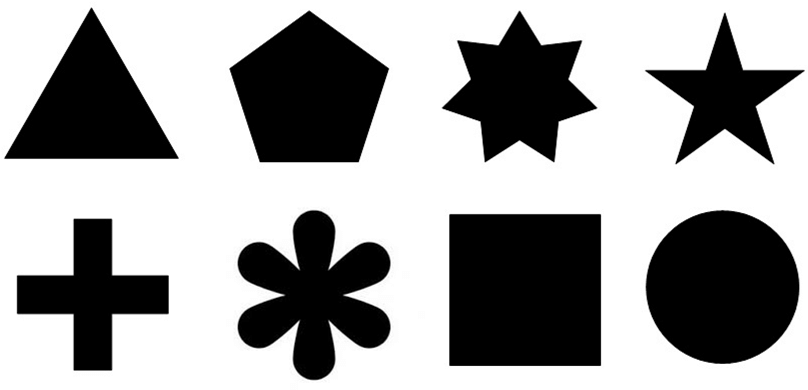
#> input picture Talleres/S20_taller/S20_taller_JCRuiz_DanielRambaut/images/Simple-figures.png, 808 x 390 px; its folder holds only this picture in this run
$ jupyter execute --allow-errors Taller_descriptores1.ipynb   (shell and % lines are left out)   (older library calls are emulated)
#> lines starting #> are read from the running program, lines starting #| are printed output that depends on the picture; after the words box and inside, x2 and y2 are one past the last pixel; in counts of white or black regions, pixels touching at a corner belong together
# Taller de Descriptores I

[cell 1]
# Imports
from skimage import io
import os
from os.path import join
import numpy as np
from skimage.color import label2rgb, rgb2gray
from skimage import feature
from skimage import img_as_ubyte
from skimage.measure import label, find_contours, moments_central, moments_normalized, moments_hu
import matplotlib.pyplot as plt
from scipy.spatial import distance_matrix
from skimage.measure import regionprops, regionprops_table
import pandas as pd
import seaborn as sns
from sklearn.decomposition import PCA
import plotly.express as px
from scipy.stats import skew, kurtosis, entropy

from skimage.feature import greycomatrix

[cell 2]
import skimage
skimage.__version__

## Algunas funciones y modulos interesantes

Usaremos para extraer "algunos descriptores" algunos módulos de `scikit-image`. Uno de los más frecuentes será `skimage.measure`, donde encontraremos implementaciones de conectar regiones (`label`), encontrar contornos (`find_contours`), encontrar diversos descriptores geométricos (`regionprops`, y `regionprops_table`), diferentes momentos (`moments`, `moments_central`, `moments_coords`, etc.), entre otros.

Otro módulo relacionado con extracción de características es `skimage.feature`, el cuál tiene muchos descriptores (más alla de lo que hemos visto y otros que veremos). Especialmente, usaremos `greycomatrix` y `greycoprops`.

## Imagen con figuras simples para practicar
Usaremos una imagen con figuras simples para extraer algunos descriptores geométricos.  Cargue la imagen de `Simple-figures.png`

[cell 3]
DIR = "images"
I = io.imread(join(DIR, "Simple-figures.png"))
#> I is the input picture: shape (390, 808, 3); min 0, max 255, mean 160.4
io.imshow(I);

Realice una segmentación básica para obtener una máscara como muestra la siguiente figura (blanco figuras, negro fondo):

[cell 4]
seg = I < 100
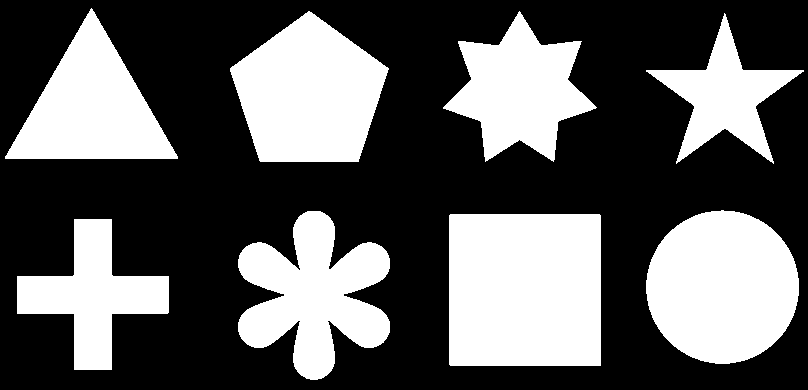
#> seg: shape (390, 808, 3) bool; 36.9% white; 8 white regions, largest, box (x1, y1, x2, y2) and area: (449, 214, 601, 366) 23101, (646, 210, 799, 364) 18388, (230, 11, 389, 162) 16676
plt.imshow(seg, cmap = 'gray')

### (1)  Implemente algunos descriptores básicos

- Calcule el área de cada objeto (podría encontrar útil usar `skimage.measure.label` para separar las regiones)
- Encuentre el contorno de cada objeto usando `find_contours`.
- A partir del contorno determine el perímetro de cada objeto, el diámetro equivalente (o longitud el eje mayor) y la longitud del eje menor. Con esto determine la excentricidad.

[cell 5]
etiquetas = label(seg)
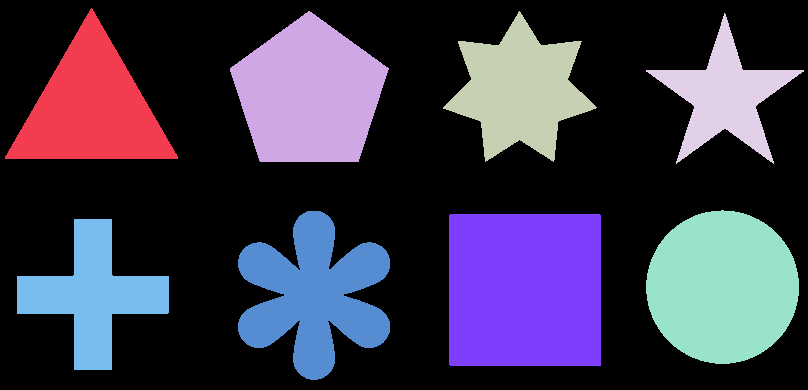
#> etiquetas: shape (390, 808, 3) int32; 9 distinct labels, from 0 to 8; one colour per label, 0 black
area = []
for i in range(1,9):
    aux = np.sum(etiquetas == i)
    area.append(aux)
#> this loop made 8 passes
#> aux on passes 1 to 8: 39867, 50028, 36168, 24021, 55164, 44469, 69303, 30213
#> after the loop, area = [39867, 50028, 36168, 24021, 55164, 44469, 69303, 30213]
area
#> Out has the same summary as area

[cell 6]
perimetros = []
#> (the rest of this cell did not finish here and is left out)

[cell 7]
diametros = []
#> (the rest of this cell did not finish here and is left out)

### (2) Calcule algunos descriptores geométricos usando  `skimage.measure.regionprops`
- Explore los descriptores que genera `regionprops` (también genera imágenes, como el convex hull).
- A partir de esta función, utilice todos los descriptores geométricos que pueda (no imágenes) y genere una tabla de descriptores (un data frame de pandas) con una columna adicional de etiqueta para cada objeto (podría deducirlo a partir del centroide).
- ¿Puede diferenciar cada objeto a partir de los descriptores?
- Visualice los resultados graficando diagramas de dispersión y boxplots de los descriptores.
- Grafique las dos primeras componentes principales de los descriptores para cada objeto. ¿Se logra diferenciar los objetos?

#> (a cell that did not finish here is left out)

[cell 9]
label_to_figure = {1: "Triangulo", 2:"Pentagono", 3:"Bomba", 4:"Estrella", 5:"Circulo",
                   6:"Cuadrado", 7:"Trebol", 8:"Suma"}

#> (a cell that did not finish here is left out)

#> (a cell that did not finish here is left out)

#> (a cell that did not finish here is left out)

#> (a cell that did not finish here is left out)

#> (a cell that did not finish here is left out)

#> (a cell that did not finish here is left out)

[cell 16]
pca = PCA(n_components=2)
features = [ "area","eccentricity","centroid-0","centroid-1", "perimeter",
            "major_axis_length","minor_axis_length"]

pca = PCA()
#> (the rest of this cell did not finish here and is left out)

#> (a cell that did not finish here is left out)

## Más descriptores (estadísticos)

Para esta parte usaremos las imágenes que se encuentran en `images/textures`. Son 10 imágenes de diferentes materiales. Para simplificar el problema, convierta las imágenes a escala de grises.

### (3) Calcule algunos descriptores estadísticos de primer orden

- Calcule para cada imagen (a partir del histograma) descriptores estadísticos básicos como: media, desviación estándar, skewness, curtósis, máximo, mínimo, contraste, uniformidad, entropía (ver diapositiva 64).

- Calcule para cada imagen los momentos centrales invariantes. Le será útil `skimage.measure.moments_hu` (vea el ejemplo de la documentación en este [link](https://scikit-image.org/docs/stable/api/skimage.measure.html#skimage.measure.moments_hu) ).

- Para cada imagen calcule la matriz de co-ocurrencia (para cero grados) y grafiquelas en una sóla figura (etiquetando el tipo de textura).

- Calcule para cada imagen la matriz de co-ocurrencia de las 4 direcciones de 0, 45, 90 y 135 grados de forma simétrica y con una distancia de un pixel. A partir de estas matrices determine los descriptores de contraste, disimilaridad, homogeneidad, ASM, energía y correlación. Los descriptores finales, son el promedio de cada descriptor en las 4 direcciones (por ejemplo, contraste = mean(contraste_0,contraste_45,contraste_90,contraste_135) ).

- **opcional**. Calcule para cada imagen los descriptores de textura generados por `skimage.feature.multiscale_basic_features`.

- Genere una tabla (data frame) en donde se concatenen los descriptores determinados anteriormente. En donde cada fila es una imagen y cada columna es un descriptor. La tabla debe tener una columna de etiquetas.

- Es mucho más complejo visualizar todos los descriptores. Use PCA  o la técnica de T-SNE (ambas se encuentran es scikit-learn) para realizar una visualización bidimensional de cada imagen.

Sugerencia1 : al final cree una función en donde la entrada sea una imagen y la salida el conjunto de descriptores.

Sugerencia2: Para calcular la matriz de coocurrencia es importante convertir la imagen a un formato de 8 bits. un ejemplo de como calcular las matrices (observe que G contiene las 4 matrices) es

`G = feature.greycomatrix(img_as_ubyte(I),[1],[0, np.pi/4, np.pi/2, 3*np.pi/4], symmetric=True)`

### Lectura de imagenes y transformación a escala de grises

[cell 18]
imgs = []
DIR = 'images/textures'
#> (the rest of this cell did not finish here and is left out)

### 1. Consiguiendo descriptores estadisticos

[cell 19]
#media,desviación estándar, skewness, curtósis, máximo, mínimo, contraste, uniformidad, entropía (ver diapositiva 64)
n_col = 9
mat = np.zeros([len(imgs),n_col])

for i in range(len(imgs)):
    hist_data = np.histogram(imgs[i],bins=np.arange(256))
    I = (imgs[i]*255).round()
    p = dict()
    uniformity = 0
    for j in range(256):
        p[j] = np.count_nonzero(I == j)/(I.shape[0]*I.shape[1])
        uniformity +=p[j]**2
    mat[i,0] = imgs[i].mean() # media
    mat[i,1] = imgs[i].std() # desviacion estandar
    mat[i,2] = skew(imgs[i].reshape(imgs[i].shape[0]*imgs[i].shape[1])) # skewness
    mat[i,3] = kurtosis(imgs[i].reshape(imgs[i].shape[0]*imgs[i].shape[1]))
    mat[i,4] = imgs[i].min() # minimo
    mat[i,5] = imgs[i].max() # maximo
    mat[i,6] = 1.0 - (1.0/(1+ imgs[i].std()**2)) # contraste
    # Uniformidad  y entropia con histogramas
    mat[i,7] = uniformity #uniformidad
    mat[i,8] = entropy([p[k] for k in p.keys()]) # entropia
#> after the loop, mat = empty array

df = pd.DataFrame(mat,columns=["media","desviacion estándar", "skewness", "curtosis",
                               "minimo",  "maximo", "contraste", "uniformidad", "entropia"])
#> df = table of 0 rows and 9 columns

[cell 20]
df
#> Out = table of 0 rows and 9 columns

### 2. Momentos

[cell 21]
mat_moments = np.zeros([len(imgs),7])
for i in range(len(imgs)):
    mu = moments_central(imgs[i])
    nu = moments_normalized(mu)
    mat_moments[i,:] = moments_hu(nu)

moments = pd.DataFrame(mat_moments, columns = ["Momento "+str(i) for i in range(1,8)])
moments

### 3. Matriz de co-ocurrencia (0 grados)

[cell 22]
# realizar matrices de co ocurrencia en funcion
cooc_matrices = []
for i in range(len(imgs)):
    I = img_as_ubyte(imgs[i])
    coocc = feature.greycomatrix(I,angles=[0], distances=[1],symmetric=True)
    cooc_matrices.append(coocc)
#> after the loop, cooc_matrices = []
